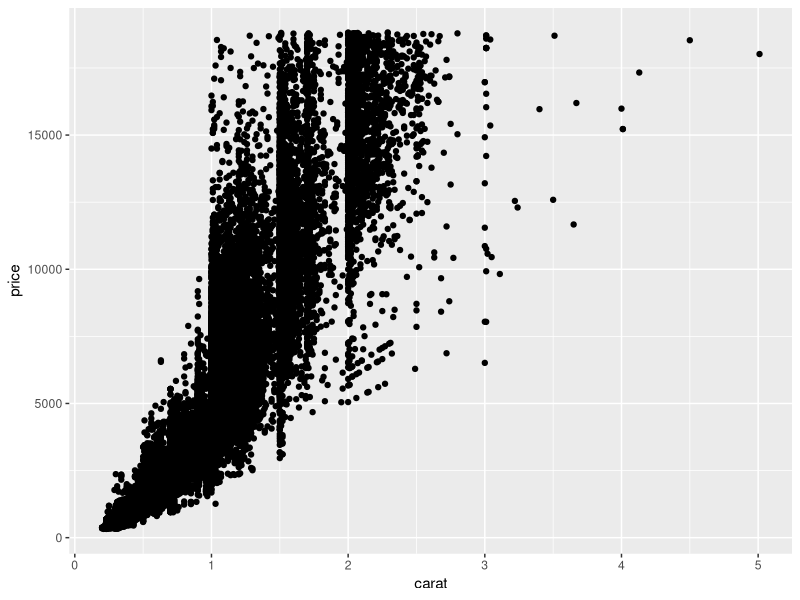
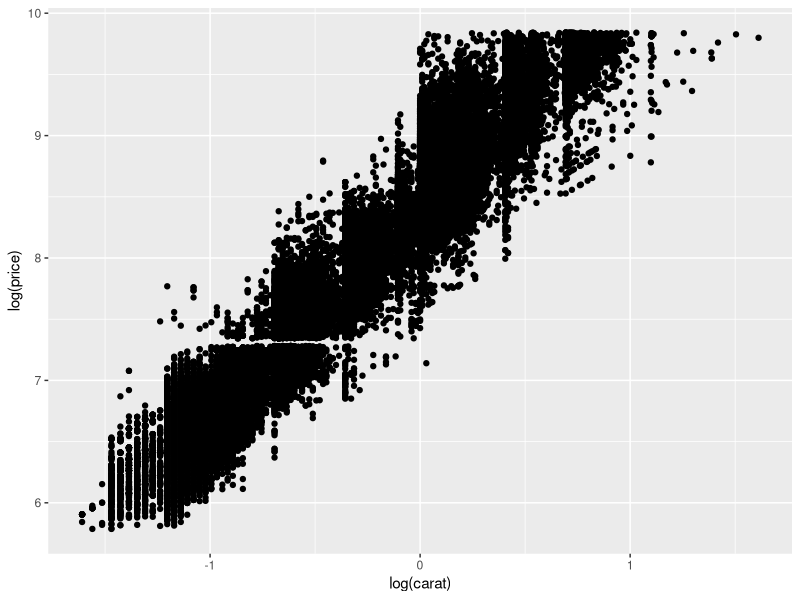
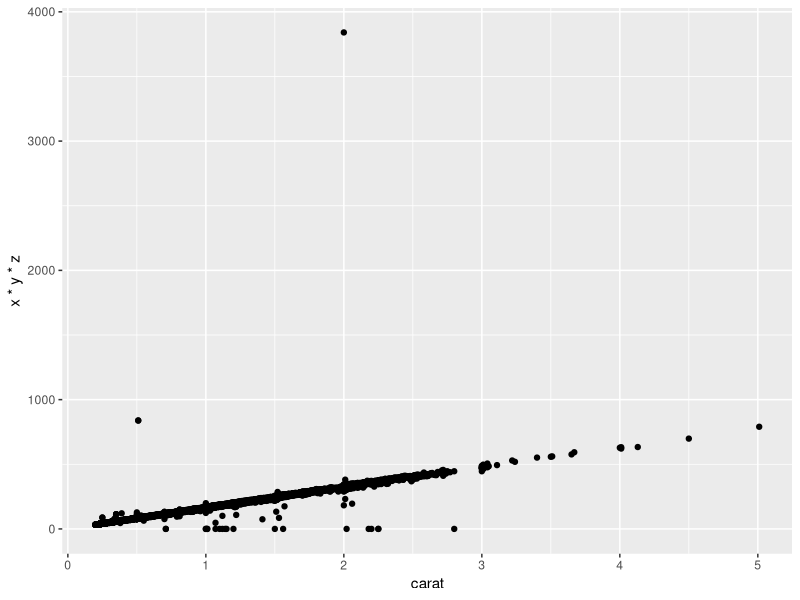
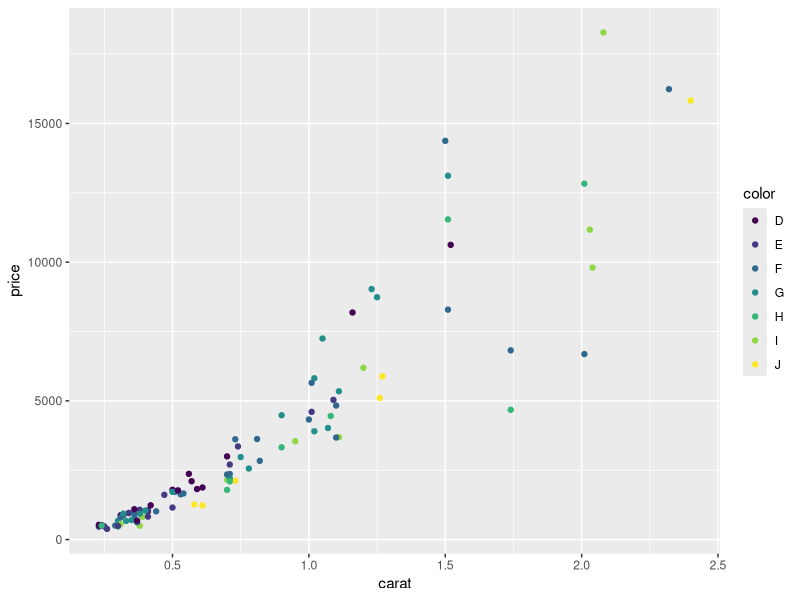
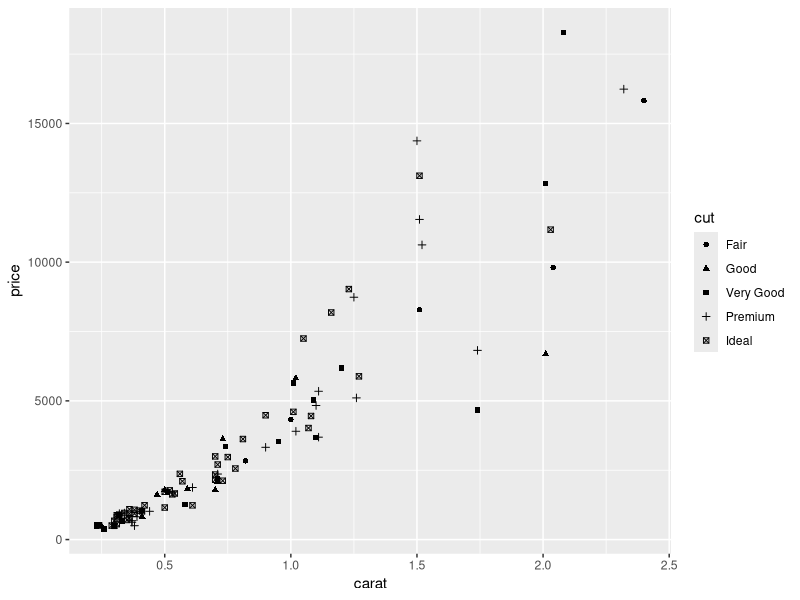
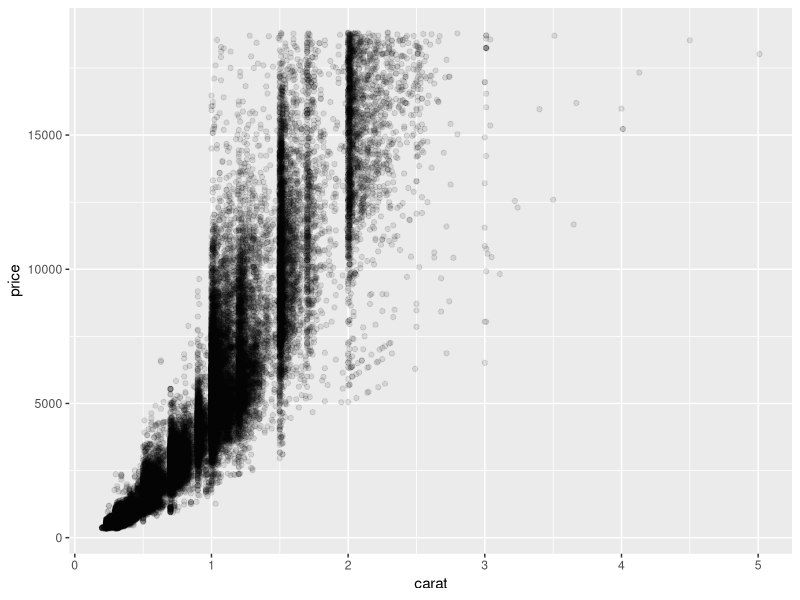
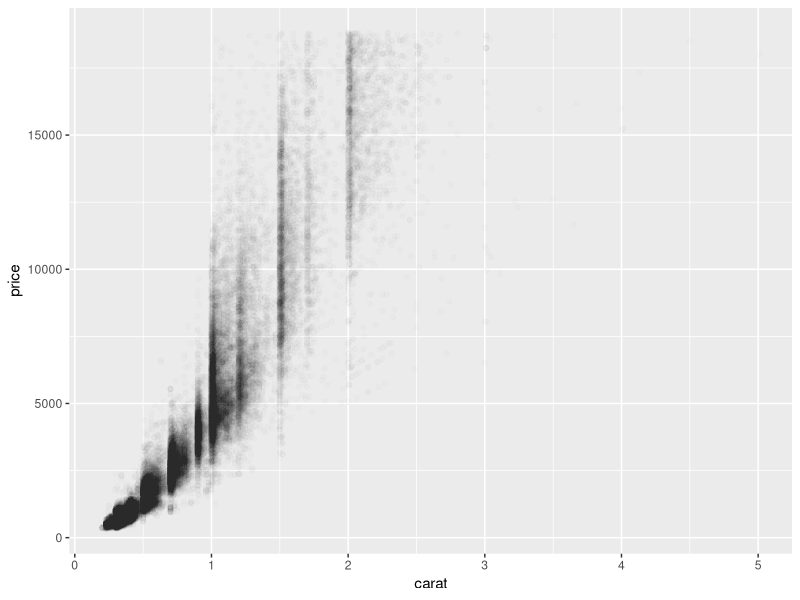
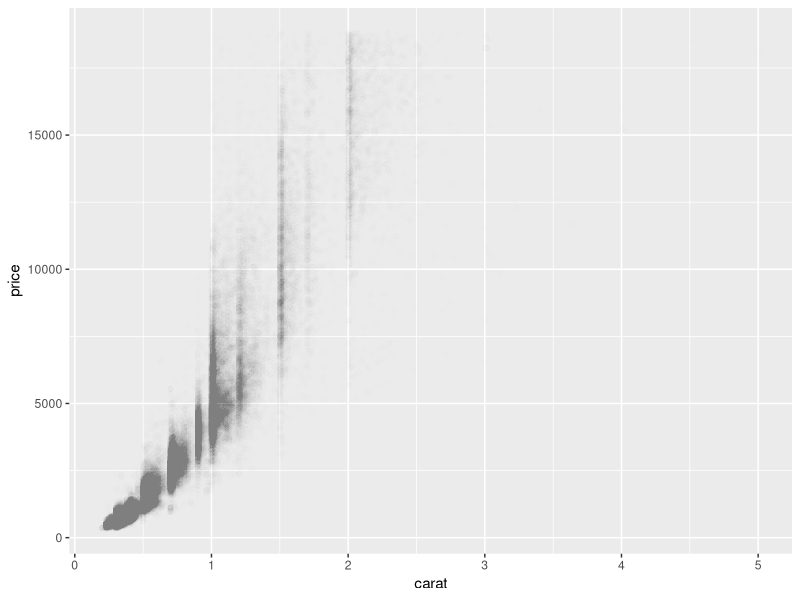

Generate these figures, in order, with R: (Note: this script raises an error after producing the figures.)
library("ggplot2")

set.seed(1000)
dsmall <- diamonds[sample(nrow(diamonds),100),]


# 1 qplot basic

qplot(carat, price, data = diamonds)

qplot(log(carat),log(price), data = diamonds)

qplot(carat, x*y*z, data = diamonds)

qplot(carat, price, data = dsmall, colour = color)

qplot(carat, price, data = dsmall, shape = cut)

# 调节alpha值，看数据重叠的情况
qplot(carat, price, data = diamonds, alpha = I(1/10))
qplot(carat, price, data = diamonds, alpha = I(1/100))
qplot(carat, price, data = diamonds, alpha = I(1/200))
qplot(carat, price, data = diamonds, alpha = I(1/500))

# 2 几何对象 geom

# 几何对象用集合传入geom
qplot(carat, price, data = dsmall, geom = c("point","smooth"))
qplot(carat, data = diamonds, geom = c("histogram"))

p <- qplot(displ,hwy, data = mpg, colour = factor(cyl))
p
summary(p)


p <- ggplot(mtcars)
summary(p)

p <- p + aes(wt, hp)
p <- p + geom_point()
p
summary(p)


p <- p + geom_point(aes(colour = "darkblue"))
p
p <- p + geom_point(aes(y = disp))
p

library(nlme)

q <- ggplot(Oxboys, aes(age, height, group = Subject)) + geom_line()
q <- q + geom_smooth(aes(group = Subject), method = "lm", se = F)
q

q <- q + geom_smooth(aes(group = 1), method = "lm", size = 2, se = F)
q
boybox <- ggplot(Oxboys, aes(Occasion, height)) + geom_boxplot()
boybox

boybox <- boybox + geom_line(aes(group = Subject), colour = "#3366FF")
boybox

d <- ggplot(diamonds, aes(carat)) + xlim(0,3)

d + stat_bin(aes(ymax = ..count..), binwidth = 0.1, geom = "area")

d + stat_bin(aes(size = ..density..), binwidth = 0.1, geom = "point", position = "identity")

d + stat_bin(
  aes(y = 1, fill = ..count..), binwidth = 0.1,
  geom = "tile", position="identity")



test.df <- data.frame(
    x = c(3,1,5),
    y = c(2,4,6),
    label = c("a","b", "c")
  )

test.p <- ggplot(test.df, aes(x,y)) + xlab(NULL) + ylab(NULL)
test.p + geom_point() + labs(title = "geom_point")
test.p + geom_bar(stat = "identity") + labs(title = "geom_bar(stat = \"identity\")")
test.p + geom_line() + labs(title = "geom_line")
test.p + geom_area() + labs(title = "geom_area")
test.p + geom_path() + labs(title = "geom_path")
test.p + geom_text(aes(label = label)) + labs(title = "geom_text")
test.p + geom_tile() + labs(title = "geom_tile")
test.p + geom_polygon() + labs(title = "geom_polygon")



# 展示数据分布

depth_dist <- ggplot(diamonds, aes(depth)) + xlim(58,68)
# 直方图, 用了分面对比
depth_dist + geom_histogram(aes(y = ..density.., colour = cut), binwidth = 0.1) + facet_grid(cut ~ .)
# 条件密度图
depth_dist + geom_histogram(aes(fill = cut), binwidth = 0.1, position = "fill")
# 频率多边形图
depth_dist + geom_freqpoly(aes(y = ..density.., colour = cut), binwidth = 0.1)



library(plyr)
qplot(cut, depth, data = diamonds, geom = "boxplot")
qplot(carat, depth, data = diamonds, geom = "boxplot", group = round_any(carat, 0.1, floor), xlim = c(0,3))

qplot(class, cty, data = mpg, geom = "jitter")

qplot(depth, data=diamonds, geom="density", xlim = c(54, 70))
qplot(depth, data=diamonds, geom="density", xlim = c(54, 70),
      fill = cut, alpha = I(0.2))



# 处理掩盖问题

test.data <- data.frame(
  x = rnorm(2000),
  y = rnorm(2000)
  )
test.data
norm <- ggplot(test.data, aes(x,y))
norm + geom_point()
norm + geom_point(shape = 1) # 中空的点
norm + geom_point(shape = ".") # 点的大小为像素级别

# alpha 分母表示一个位置的颜色完全变为不透明时，所需要重叠点的数量
norm + geom_point(colour = "black", alpha = 1/3) 
norm + geom_point(colour = "black", alpha = 1/5)
norm + geom_point(colour = "black", alpha = 1/10)

td <- ggplot(diamonds, aes(table, depth)) +
  xlim(50, 70) + ylim(50, 70)
td + geom_point()
td + geom_jitter()
jit <- position_jitter(width = 0.5)
td + geom_jitter(position = jit)
td + geom_jitter(position = jit, colour = alpha("black", 1/10))
td + geom_jitter(position = jit, colour = alpha("black", 1/50))
td + geom_jitter(position = jit, colour = alpha("black", 1/200))




# Chap 6

plot <- qplot(cty, hwy, data = mpg)
plot

plot + aes(x = drv)

plot + aes(x = drv) + scale_x_discrete()


p <- qplot(sleep_total, sleep_cycle, data = msleep, colour = vore)
p
# Explicitly add the default scale
p + scale_colour_hue()
# Adjust parameters of the default, here changing the appearance
# of the legend
p + scale_colour_hue("What does\nit eat?",
                     breaks = c("herbi", "carni", "omni", NA),
                     labels = c("plants", "meat", "both", "don’t know"))
# Use a different scale
p + scale_colour_brewer(palette = "Set1")



p <- qplot(cty, hwy, data = mpg, colour = displ)
p
p + scale_x_continuous("City mpg")
p + xlab("City mpg") # x 坐标轴名称换成City mpg
p + ylab("Highway mpg") # y 坐标轴名称
p + labs(x = "City mpg", y = "Highway", colour = "Displacement") # 同时开始换
p + xlab(expression(frac(miles, gallon)))






p <- qplot(cyl, wt, data = mtcars)
p
p + scale_x_continuous(breaks = c(5.5, 6.5))
p + scale_x_continuous(limits = c(5.5, 6.5))
p <- qplot(wt, cyl, data = mtcars, colour = cyl)
p
p + scale_colour_gradient(breaks = c(5.5, 6.5))
p + scale_colour_gradient(limits = c(5.5, 6.5))


qplot(log10(carat), log10(price), data = diamonds)
qplot(carat, price, data = diamonds) + scale_x_log10() + scale_y_log10()

plot <- ggplot(data = economics, aes(date, psavert)) + geom_line() + geom_hline(xintercept = 0, colour = "grey50")
plot
+ ylab("Personal savings rate") + geom_hline(xintercept = 0, colour = "grey50")
plot
plot + scale_x_date(major = "10 years")
plot + scale_x_date(
  limits = as.Date(c("2004-01-01", "2005-01-01")),
  format = "%Y-%m-%d"
)


# 颜色渐变，从浓变淡
point <- qplot(brainwt, bodywt, data = msleep, log = "xy",
               colour = vore)
area <- qplot(log10(brainwt), data = msleep, fill = vore,
              binwidth = 1)
point + scale_colour_brewer(palette = "Set1")
point + scale_colour_brewer(palette = "Set2")
point + scale_colour_brewer(palette = "Pastel1")
area + scale_fill_brewer(palette = "Set1")
area + scale_fill_brewer(palette = "Set2")
area + scale_fill_brewer(palette = "Pastel1")





plot <- qplot(brainwt, bodywt, data = msleep, log = "xy")
plot + aes(colour = vore) +
  scale_colour_manual(values = c("red", "orange", "yellow",
                                "green", "blue"))
colours <- c(carni = "red", "NA" = "orange", insecti = "yellow",herbi = "green", omni = "blue")
plot + aes(colour = vore) + scale_colour_manual(values = colours)
plot + aes(shape = vore) +
  scale_shape_manual(values = c(1, 2, 6, 0, 23))



huron <- data.frame(year = 1875:1972, level = LakeHuron)
huron
ggplot(huron, aes(year)) + 
  geom_line(aes(y = level - 5), colour = "blue") + 
  geom_line(aes(y = level + 5), colour = "red") + 
  scale_colour_manual("Direction", values = c("below" = "blue", "above" = "red"))


             
# Chap 7

mpg2 <- subset(mpg, cyl != 5&drv %in% c("4","f"))
mpg2

qplot(cty, hwy, data = mpg2)

# 一行多列
qplot(cty, hwy, data = mpg2) + facet_grid(.~cyl)
# 一列多行
qplot(cty, hwy, data = mpg2) + facet_grid(cyl~.)

# 多行多列
qplot(cty, hwy, data = mpg2) + facet_grid(drv~cyl)



# 电影 10 年评分分布
data(movies)
movies$decade <- round_any(movies$year, 10, floor)
qplot(rating, ..density.., data=subset(movies, decade > 1890),
      geom="histogram", binwidth = 0.5) +
  facet_wrap(~ decade, ncol = 6)




             
             